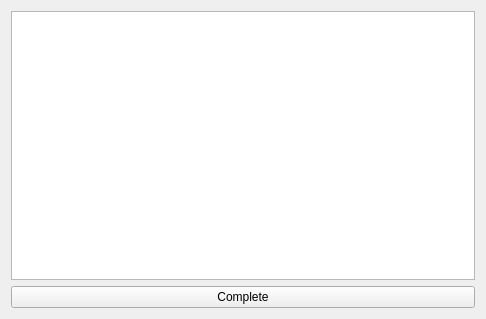
<?xml version="1.0" encoding="UTF-8"?>
<ui version="4.0">
 <class>Compiller</class>
 <widget class="QWidget" name="Compiller">
  <property name="geometry">
   <rect>
    <x>0</x>
    <y>0</y>
    <width>486</width>
    <height>319</height>
   </rect>
  </property>
  <property name="minimumSize">
   <size>
    <width>486</width>
    <height>319</height>
   </size>
  </property>
  <property name="maximumSize">
   <size>
    <width>486</width>
    <height>319</height>
   </size>
  </property>
  <property name="windowTitle">
   <string>Builder</string>
  </property>
  <layout class="QGridLayout" name="gridLayout">
   <item row="1" column="0">
    <widget class="QPushButton" name="Complete">
     <property name="text">
      <string>Complete</string>
     </property>
    </widget>
   </item>
   <item row="0" column="0">
    <widget class="QTextBrowser" name="console">
     <property name="enabled">
      <bool>true</bool>
     </property>
    </widget>
   </item>
  </layout>
 </widget>
 <resources/>
 <connections/>
</ui>
